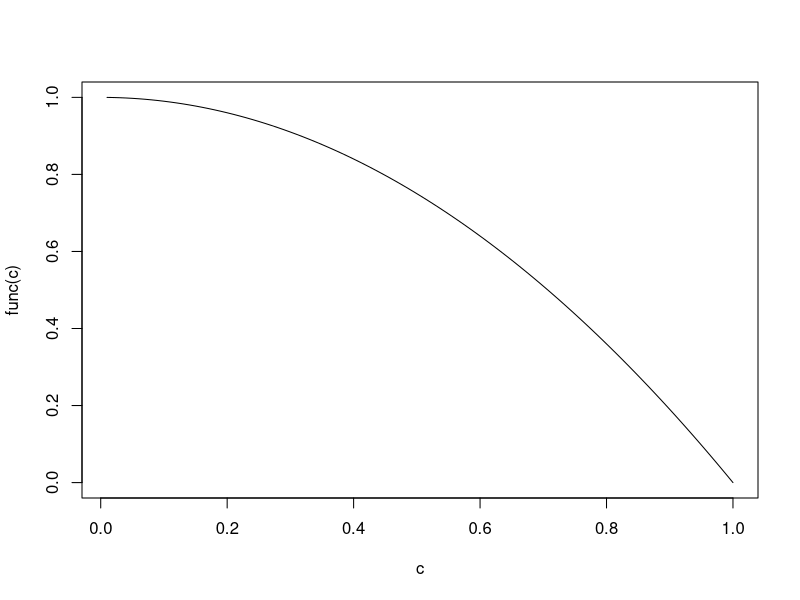

Write the R code that produced this figure. (Note: this script raises an error after producing the figure.)
## ---- chunk 1
knitr::opts_chunk$set(echo = TRUE)
## ---- chunk 2

func <- function(t){1-t^2}
c = seq(1,100,1)/100
plot(c, func(c), type="l")

## ---- chunk 3

poisson_process_simulation_thinning <- function(){
  ### Simulate by thinning a Poisson process with intensity t->h(t)=(1−t2) 
  ### when t∈[0,1] and 0 elsewhere.
  M = 1
  Tmax = 1
  func <- function(t){rbinom(1,1,1-t^2)}
  simulation = cumsum(rexp(100, M))
  simulation = matrix(simulation[simulation<=Tmax])
  if (length(simulation)==0) {
    return(NA)
  }
  ret = c()
  for (i in 1:length(simulation)){
    if (func(simulation[i])==1){
      ret = cbind(ret, simulation[i])
    }
  }
  if (length(ret)==0){
    return(NA)
  } else {
    ret[,!is.na(ret)]
  }
}

## ---- chunk 4

for (i in 1:100){
  cat("Simulation #", i, ": ", poisson_process_simulation_thinning(), "\n")
}

## ---- chunk 5

count_nb_point_generated <- function(){
  ### Counts the number of generated points during 1000 poisson process simulation with thinning
  counter = 0
  for (i in 1:1000){
    simulation = poisson_process_simulation_thinning()
    if (length(simulation)==0 || !is.na(simulation)){counter = counter + length(simulation)}
  }
  return(list("nb"=counter, "rate"=counter/1000))
}

example = count_nb_point_generated()
cat("Example -- ", example$nb, " points were generated over 1000 simulations, i.e. a rate of ", example$rate, ".")
## ---- chunk 6
distribution_of_counter = apply(matrix(c(1:1000)), 1, function(x){count_nb_point_generated()$rate})
cat("Mean rate obtained after 1000 batches of 1000 simulations", mean(distribution_of_counter))
plot(density(distribution_of_counter))
abline(v=2/3, col="red")
